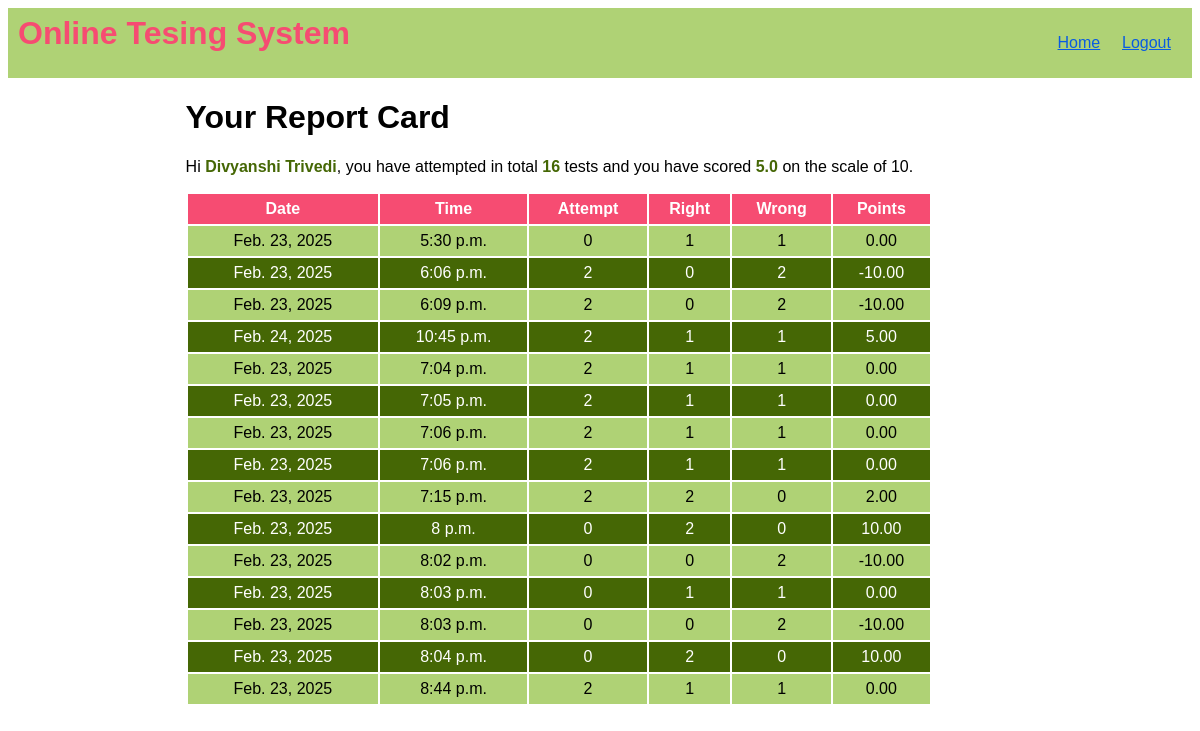
/OTS/test-history (signed in), run on the app's committed database.
### OTS/models.py (models this page shows, shortened)
class Candidate(models.Model):
    username=models.CharField(primary_key=True,max_length=20)
    password=models.CharField(null=False,max_length=20)
    name=models.CharField(null=False,max_length=30)
    test_attempted=models.IntegerField(default=0)
    points=models.FloatField(default=0.0)

class Result(models.Model):
    resultid=models.BigAutoField(primary_key=True,auto_created=True)
    username = models.ForeignKey(Candidate, on_delete=models.CASCADE)
    date=models.DateField(auto_now=True)
    time=models.TimeField(auto_now=True)
    attempt = models.IntegerField()
    right = models.IntegerField()
    wrong = models.IntegerField()
    points = models.DecimalField(max_digits=5, decimal_places=2)

### OTS/views.py (the view)
# urls.py: path('test-history',testResultHistory,name='testHistory'),
def testResultHistory(request):
    if 'name' not in request.session.keys():
        return HttpResponseRedirect("login")
    try:
        candidate = Candidate.objects.get(username=request.session['username'])
    except Candidate.DoesNotExist:
        return HttpResponseRedirect("login")  # Redirect if candidate is not found
    results = Result.objects.filter(username=candidate)
    context = {'candidate': candidate, 'results': results}
    return render(request, 'candidate_history.html', context)

### OTS/templates/candidate_history.html (shortened to what this page needs)
{% extends 'main.html' %}
{%block top%}
<a href="{% url 'OTS:home' %}">Home</a>
<a href="{% url 'OTS:logout' %}">Logout</a>
{%endblock%}
{%block content%}
<h1>Your Report Card</h1>
<p>Hi <span class="special">{{candidate.name}}</span>, you have attempted in total <span class="special">{{candidate.test_attempted}} </span> tests and you have scored <span class="special">{{candidate.points}}</span> on the scale of 10.</p>
<table>
    <tr>
        <th>Date</th>
        <th>Time</th>
        <th>Attempt</th>
        <th>Right</th>
        <th>Wrong</th>
        <th>Points</th>
    </tr>
    {% for r in results%}
    <tr>
        <td>{{r.date}}</td>
        <td>{{r.time}}</td>
        <td>{{r.attempt}}</td>
        <td>{{r.right}}</td>
        <td>{{r.wrong}}</td>
        <td>{{r.points}}</td>
    </tr>
    {%endfor%}
</table>
{%endblock%}

### OTS/static/theme.css (style rules this page uses)
* { font-family: 'Gill Sans', 'Gill Sans MT', Calibri, 'Trebuchet MS', sans-serif; }
.top div.menu a { color:#095ce1; display: inline-block; min-width: 50px; margin-right: 10px; }
table { width:90%; }
table tr:nth-child(odd) { background-color: #456705; color: white; height: 30px; }
table tr:nth-child(even) { background-color: #AFD275; height: 30px; }
table tr:first-child { background-color: #f64c72; }
table td { text-align: center; }
span.special { color:#456705; font-weight: bold; }

### data on the page
Candidate: name "Divyanshi Trivedi", test_attempted "16", points "5.0"
Result: date "Feb. 23, 2025", time "5:30 p.m.", attempt "0", right "1", wrong "1", points "0.00"
Result: date "Feb. 23, 2025", time "6:06 p.m.", attempt "2", right "0", wrong "2", points "-10.00"
Result: date "Feb. 23, 2025", time "6:09 p.m.", attempt "2", right "0", wrong "2", points "-10.00"
Result: date "Feb. 24, 2025", time "10:45 p.m.", attempt "2", right "1", wrong "1", points "5.00"
Result: date "Feb. 23, 2025", time "7:04 p.m.", attempt "2", right "1", wrong "1", points "0.00"
Result: date "Feb. 23, 2025", time "7:05 p.m.", attempt "2", right "1", wrong "1", points "0.00"
Result: date "Feb. 23, 2025", time "7:06 p.m.", attempt "2", right "1", wrong "1", points "0.00"
Result: date "Feb. 23, 2025", time "7:06 p.m.", attempt "2", right "1", wrong "1", points "0.00"
Result: date "Feb. 23, 2025", time "7:15 p.m.", attempt "2", right "2", wrong "0", points "2.00"
Result: date "Feb. 23, 2025", time "8 p.m.", attempt "0", right "2", wrong "0", points "10.00"
Result: date "Feb. 23, 2025", time "8:02 p.m.", attempt "0", right "0", wrong "2", points "-10.00"
Result: date "Feb. 23, 2025", time "8:03 p.m.", attempt "0", right "1", wrong "1", points "0.00"
Result: date "Feb. 23, 2025", time "8:03 p.m.", attempt "0", right "0", wrong "2", points "-10.00"
Result: date "Feb. 23, 2025", time "8:04 p.m.", attempt "0", right "2", wrong "0", points "10.00"
Result: date "Feb. 23, 2025", time "8:44 p.m.", attempt "2", right "1", wrong "1", points "0.00"
